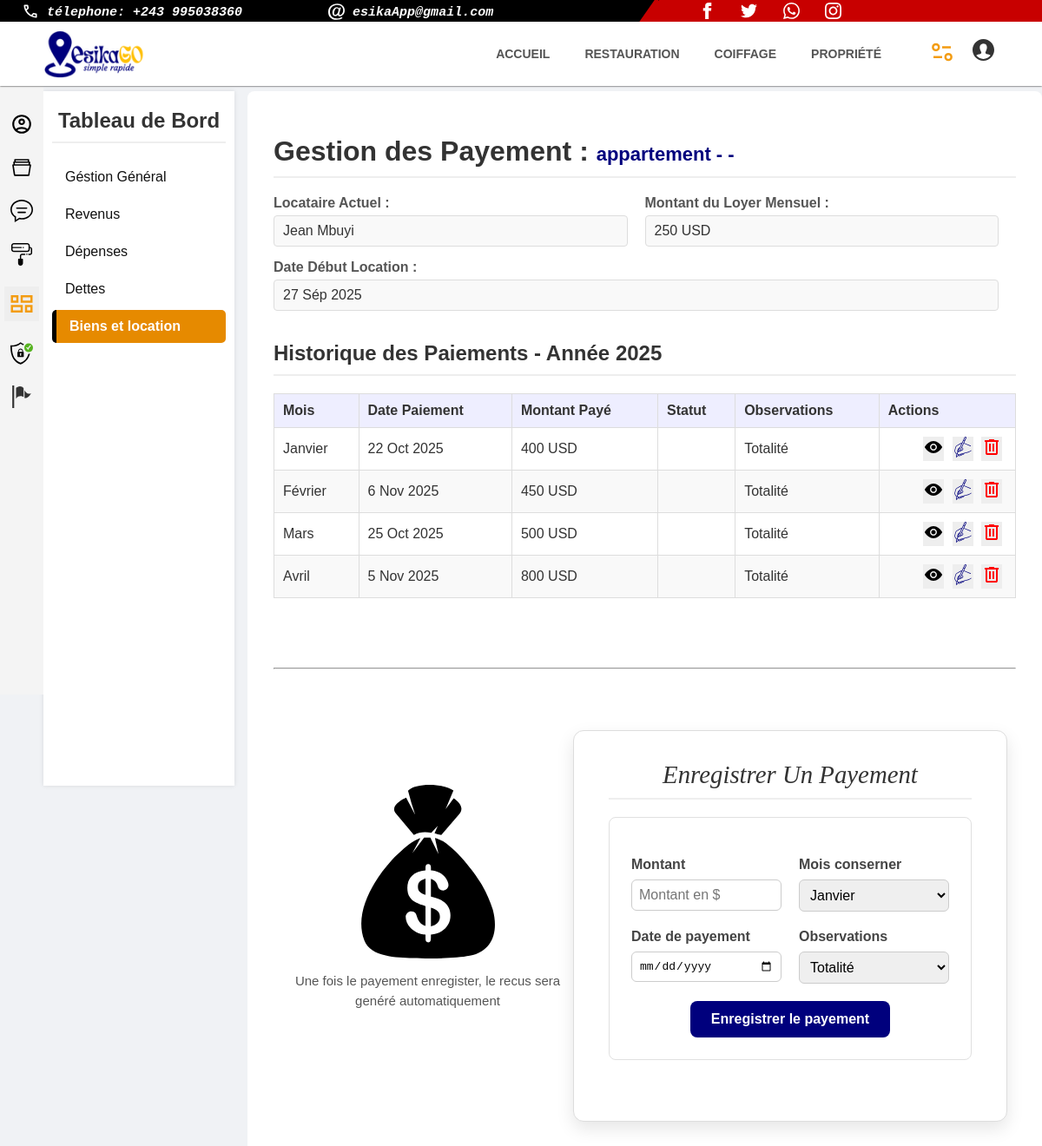
/historique/2/ (signed in), run on the app's committed database.
### immobilier/models.py (models this page shows, shortened)
class SaveProperty(models.Model):
    type_bien = models.CharField(max_length=25, null=True,blank=True)
    user = models.ForeignKey(MyUser, null=True,on_delete=models.CASCADE, related_name='property')
    adresse = models.CharField(max_length=255,default='-')
    statut = models.CharField(max_length=25, null=True,blank=True)
    montant = models.IntegerField(null=True, blank=True)
    devise_payement = models.CharField(max_length=25, default='$',blank=True)
    id_maison  = models.CharField(max_length=25, null=True,blank=True)
    nom_complet_occupant = models.CharField(max_length=255, null=True,blank=True)
    tel_occupant = models.CharField(max_length=25, null=True,blank=True)
    date_entrer = models.DateField(blank=True, null=True)
    garantie = models.IntegerField(null=True, blank=True)
    devise_garantie = models.CharField(max_length=25, default='$',blank=True)
    contratBail = models.FileField(null=True, blank=True, upload_to='document/')
    mail_occupant = models.EmailField(blank=True, null=True)

class Loyer(models.Model):
    montant = models.IntegerField()
    date_payement = models.DateField()
    mois = models.IntegerField(default=1)
    signer = models.BooleanField(default=False)
    observation = models.CharField(
        max_length=50,blank=True,
        default='totalite')
    property = models.ForeignKey(
        SaveProperty,
        related_name='historique',
        blank=True,null=True,
        on_delete=models.CASCADE)
    annee = models.IntegerField(default=2025)
    code = models.CharField(
        max_length=500,
        blank=True,
         default='')
    url_document = models.FileField(
        verbose_name=_("Fichier Quittance PDF"),
        upload_to='quittances/%Y/%m/',
        help_text=_("Lien vers le fichier PDF généré de la quittance."),
        null=True,
        blank=True,
    )
    qr_document = models.ImageField(
        upload_to=BaseImage.upload_to_unique_uuid,
        null=True,
        blank=True
    )
    type_document = models.CharField(
        max_length=100,
        verbose_name="Type de Document",
        blank=True,
        default='quittance'
    )
    document_hash_sha256 = models.CharField(
        max_length=64,
        verbose_name="Hash SHA-256 (Ancrage)",
        blank=True,
        default='PENDING'
    )
    hedera_timestamp = models.CharField(
        max_length=255,
        verbose_name="Horodatage Hedera (Consensus Time)",
        blank=True,
        default='PENDING'
    )
    hedera_transaction_id = models.CharField(
        max_length=255,
        verbose_name="ID de Transaction Hedera",
        null=True,
        blank=True,
    )
    lien_verification_hedera = models.URLField(
        max_length=500,
        blank=True,
        null=True,
        verbose_name="Lien de Vérification Hedera"
    )
    signataire = models.ForeignKey(
        MyUser,
        related_name='quittance_signes',
        on_delete=models.CASCADE,
        verbose_name="Signataire",
        null=True,
    )
    statut = models.CharField(
        max_length=50,
        default='',
        verbose_name="Statut du Document"
    )
    date_creation = models.DateTimeField(auto_now_add=True)
    def __init__(self, *args, **kwargs):
        super().__init__(*args, **kwargs)
        self.url = 'document_qr/'
    class Meta:
        ordering = ['-annee', 'mois']

### immobilier/views.py (the view, shortened to what this page needs)
# urls.py: re_path(r'historique/(?P<id>.+)/$', views.historique_maison, name='historique_maison'),
@login_required
def historique_maison(request,id):
        annee_actuelle = datetime.date.today().year
        try:
            id = int(id)
            property = SaveProperty.objects.get(id=id)
            if property.user != request.user:
                return redirect('accueil')
        except:
            return redirect('accueil')
        services_map = {'id':'id',
            'montant': 'montant',
            'date_payement': 'date_payement',
            'mois': 'mois',
            'observation': 'observation',}
        mois_paiement ={"1":'Janvier','2':'Février','3':'Mars',
            '4':'Avril','5':'Mai','6':'Juin','7':'Juillet','8':'Août','9':'Séptembre',
            '10':'Octobre','11':'Novembre','12':'Décembre'}
        mois ={"1":'Janv','2':'Fév','3':'Mars','4':'Avr','5':'Mai','6':'Juin','7':'Juil','8':'Août','9':'Sép','10':'Oct','11':'Nov','12':'Déc'}
        form = FormLoyer()
        has_historique = False
        liste_payement = property.historique.filter( annee=annee_actuelle)
        annees_uniques_queryset = property.historique.all().values('annee').distinct().order_by('-annee')
        liste_annees = [item['annee'] for item in annees_uniques_queryset]
        historique = []
        if liste_payement:
            for payement in liste_payement:
                has_historique = True
                item_payement = {}
                for champ_modele, nom_lisible in services_map.items():
                    value = getattr(payement, champ_modele)
                    if champ_modele == 'id':
                        item_payement['recu'] = value
                    if champ_modele == 'date_payement':
                        year = value.year
                        month = value.month
                        month = mois[str(month)]
                        day = value.day
                        value = str(day) + ' ' + str(month) + ' ' + str(year)
                    elif champ_modele == 'mois':
                        value = mois_paiement[str(value)]
                    item_payement[champ_modele] = value
                item_payement['nom_locataire'] = property.nom_complet_occupant
                item_payement['adresse'] = property.adresse
                item_payement['type'] = property.type_bien
                item_payement['loyer'] = property.montant
                item_payement['annee'] = annee_actuelle
                item_payement['id'] = property.id
                value = property.date_entrer
                year = value.year
                month = value.month
                month = mois[str(month)]
                day = value.day
                value = str(day) + ' ' + str(month) + ' ' + str(year)
                item_payement['dateentrer']  = value
                historique.append(item_payement)
        if request.method == 'POST':
            form = FormLoyer(request.POST)
            if form.is_valid():
                nouveau_loyer = form.save(commit=False)
                nouveau_loyer.property = property
                paiement_existant = Loyer.objects.filter(
                    property=property,
                    mois=nouveau_loyer.mois,
                    annee=nouveau_loyer.annee
                ).exists()
                if paiement_existant:
                    messages.info(
                        request,
                        f"Les paiements pour le mois {nouveau_loyer.mois} et l'année {nouveau_loyer.annee} existent déjà pour cette maison. Veuillez le modifier à la place."
                    )
                    return redirect(reverse( 'historique_maison', kwargs={'id': property.id}))
                name = f"{uuid.uuid4().hex[:16]}"
                data = 'http://172.20.10.3:8000/verify/' + name
                nouveau_loyer.image_qr(data)
                nouveau_loyer.code = name
                nouveau_loyer.signataire = request.user
                nouveau_loyer.save()
                return redirect(reverse( 'view_quittance', kwargs={'id': nouveau_loyer.id}))
            else:
                return render(request,'immobilier/historique_maison.html',{'form': form,'liste_annees':liste_annees, 'formError':True,'payement':historique,'has_historique':has_historique})
        else:
            return render(request,'immobilier/historique_maison.html', {'liste_annees':liste_annees,'form': form,'payements':historique,'has_historique':has_historique})

### immobilier/templates/immobilier/historique_maison.html (shortened to what this page needs)
{% load static %}
{% load i18n %}
<!DOCTYPE html>
<html lang="en">
<head>
    <link rel="stylesheet"   media="(max-width:900px)" href="{% static 'app_general/css/horaire_mobile.css' %}">
    <link rel="stylesheet"  media="(min-width:900px)"  href="{% static 'immobilier/css/historique_maison.css' %}">
    <link rel="stylesheet"   media="(min-width:900px)" href="{% static 'css/menu_desktop.css' %}">
    <link rel="stylesheet"   media="(max-width:900px)" href="{% static 'css/menu_mobile.css' %}">
</head>
<body>
    <div id="page_">
        {% include 'menu_desktop.html' %}
        {% include 'petit_menu_ordi_user.html' %}
        <aside class="sidebar">
            <div class="sidebar-header">
                <h2>Tableau de Bord</h2>
            </div>
            <div class="sidebar-nav">
                <ol>
                    <li>
                        <a href="{% url 'gestion_user' %}">Géstion Général</a>
                    </li>
                    <li onclick="showTab('revenus')">
                        <a href="#">Revenus</a>
                    </li>
                    <li onclick="showTab('depenses')">
                        <a href="#">Dépenses</a>
                    </li>
                    <li onclick="showTab('salaires')">
                        <a href="#">Dettes</a>
                    </li>
                    <li class="active">
                        <a href="{% url 'bien_immobilier' %}">Biens et location</a>
                    </li>
                </ol>
            </div>
        </aside>
        <div class="container">
            <h1>Gestion des Payement : <span style="font-size: 22px;color: rgb(0,0,125);">{{ payements.0.type }} - {{ payements.0.adresse }}</span> </h1>
            <div class="info-block">
                <div class="info-item">
                    <label>Locataire Actuel :</label>
                    <span>{{ payements.0.nom_locataire }}</span>
                </div>
                <div class="info-item">
                    <label>Montant du Loyer Mensuel :</label>
                    <span>{{ payements.0.loyer }} USD</span>
                </div>
                <div class="info-item">
                    <label>Date Début Location :</label>
                    <span>{{ payements.0.dateentrer }}</span>
                </div>
            </div>
            <h2>Historique des Paiements - Année {{ payements.0.annee }}</h2>
            <table>
                <thead>
                    <tr>
                        <th>Mois</th>
                        <th>Date Paiement</th>
                        <th>Montant Payé</th>
                        <th>Statut</th>
                        <th>Observations</th>
                        <th>Actions</th>
                    </tr>
                </thead>
                <tbody>
                    {% if has_historique %}
                    {% for payement in payements %}
                    <tr>
                        <td>{{ payement.mois }}</td>
                        <td>{{ payement.date_payement }}</td>
                        <td>{{ payement.montant }} USD</td>
                        <td class="status-paid">{{ payement.status }}</td>
                        <td>{{ payement.observation }}</td>
                        <td class="action-buttons">
                            <a href="{% url 'view_quittance' id=payement.recu %}" title="Voir">
                            </a>
                            <a href="" title="modifier">
                            </a>
                            <a href="" title="supprimer">
                            </a>
                        </td>
                    </tr>
                {% endfor %}
                {% endif %}
                    </tbody>
            </table>
            <br><br><br><br>
            <hr>
        <div class="payement">
            <div class="icon-dollard">
                <p class="about">Une fois le payement enregister, le recus sera genéré automatiquement</p>
            </div>
            <div class="profile-form-container">
                <h2>Enregistrer Un Payement</h2>
                <div class="form-section">
                    <form class="form-group" method="post" action="{% url 'historique_maison' id=payements.0.id %}">
                        <div class="form-field">
                            <label for="telephone">Montant</label>
                            <input required type="number" id="telephone" name="montant" placeholder="Montant en $">
                        </div>
                        <div class="form-field">
                            <label for="email">Mois conserner</label>
                            <select name="mois" id="" required>
                                <option value="1">Janvier</option>
                            </select>
                        </div>
                        <div class="form-field">
                            <label for="pays">Date de payement</label>
                            <input required type="date" id="pays" name="date_payement" placeholder="Entrez le pays">
                        </div>
                        <div class="form-field">
                            <label for="ville">Observations</label>
                            <select name="observation" id="">
                                <option value="Totalité">Totalité</option>
                            </select>
                        </div>
                        <div class="parent-submit">
                        <button type="submit" class="submit-button">Enregistrer le payement</button>
                        </div>
                    </form>
                </div>
            </div>
        </div>
        </div>
</div>
</body>
</html>

### data on the page
SaveProperty: type_bien "appartement", nom_complet_occupant "Jean Mbuyi"
Loyer: mois "Janvier", date_payement "22 Oct 2025", montant "400", observation "Totalité"
Loyer: observation "Totalité"
Loyer: mois "Mars", date_payement "25 Oct 2025", montant "500", observation "Totalité"
Loyer: observation "Totalité"

### other printed values
{{ payements.0.adresse }} "-"
{{ payements.0.loyer }} "250"
{{ payements.0.dateentrer }} "27 Sép 2025"
{{ payements.0.annee }} "2025"
{{ payement.mois }} "Février" "Avril"
{{ payement.date_payement }} "6 Nov 2025" "5 Nov 2025"
{{ payement.montant }} "450" "800"
